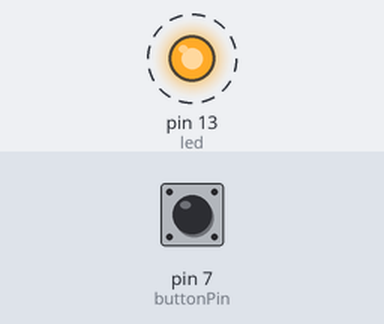
Bench run of a sketch on a simulated Arduino Uno, built with avr-gcc and run on an emulated ATmega328P. On the bench: output pins drawn as LEDs (lit = HIGH). Dashed ring = blinking. The inputs (shaded band) are chosen by the test bench; at power-on: pin 7 (buttonPin) LOW. No radio packets arrive unless stated.

Above: at 0.5 s.
Timing chart, 0 to 4.8 s (numbered marks = the images above):
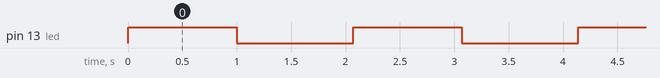

The sketch:

transmitterCode.ino
```cpp
#include <RH_ASK.h>
#include <SPI.h> // Not actually used but needed to compile

const int buttonPin = 7;
//tx pin is 12
RH_ASK driver;
int led = 13;
void setup()
{
    Serial.begin(9600);    // Debugging only
    if (!driver.init())
         Serial.println("init failed");
    pinMode(buttonPin, INPUT);
    pinMode(led, OUTPUT);
}

void loop()
{
    digitalWrite(led, HIGH);   // LED Heartbeat
    delay(1000);
    digitalWrite(led, LOW);
    delay(1000);

    if(digitalRead(buttonPin)== HIGH)
      {
          const char *msg = "BP";
          driver.send((uint8_t *)msg, strlen(msg));
          driver.waitPacketSent();
          delay(10);
      }
      if(digitalRead(buttonPin)== LOW)
      {
        const char *msg = "BO";
        driver.send((uint8_t *)msg, strlen(msg));
        driver.waitPacketSent();
        delay(10);
      }

}
```

Measured:
- by itself, pin 13 (led): alternates HIGH for 1.0 s and LOW for 1.1 s
